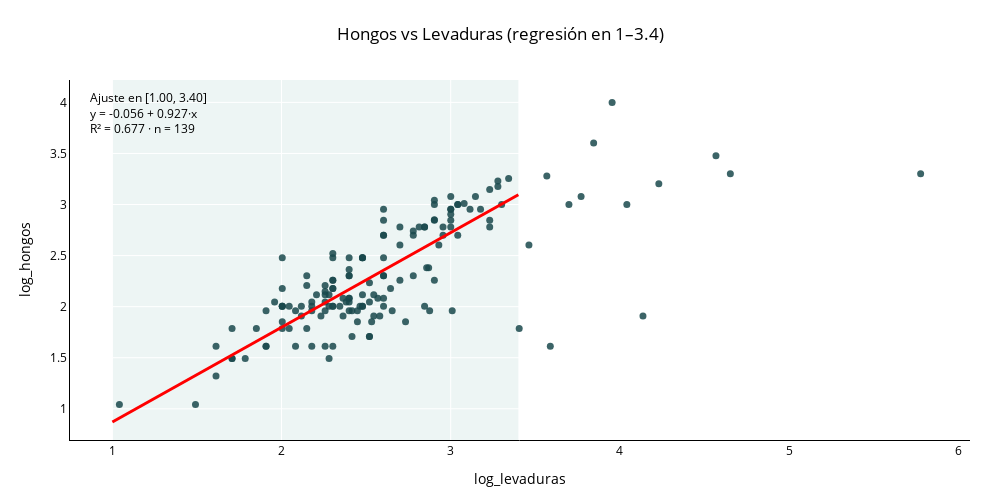

Write notebook code for a chart like this one.
### Code cell
fig = scatter_regresion_rango_corporativo(
    r,
    x="log_levaduras",
    y="log_hongos",
    fit_range_x=(1.0, 3.4),
    solo_positivos=True,
    title="Hongos vs Levaduras (regresión en 1–3.4)",
    #output_html=f"{ROOT_IMAGEN}/reg_hongos_vs_levaduras_rango.html",
    reg_line_color="#FF0000"  # ← rojo
)
fig.show()
s3.save_plotly_html(fig, "reg_hongos_vs_levaduras_rango.html")

### Figure 1 — Plotly figure (JSON) as saved in the notebook; plotly's stock layout.template omitted (floating-point values rounded to 4 significant figures; data arrays with more than 128 entries replaced by an {"elided": "..."} marker saying what was removed)
{"data": [{"marker": {"color": "#1A494C", "opacity": 0.85, "size": 7}, "mode": "markers", "name": "Datos", "type": "scatter", "x": {"elided": "153 float values"}, "y": {"elided": "153 float values"}}, {"line": {"color": "#FF0000", "width": 3}, "mode": "lines", "name": "Regresión (rango)", "type": "scatter", "x": [1, 3.4], "y": [0.8708, 3.095]}], "layout": {"annotations": [{"align": "left", "bgcolor": "rgba(0,0,0,0)", "font": {"color": "black"}, "showarrow": false, "text": "Ajuste en [1.00, 3.40]<br>y = -0.056 + 0.927·x<br>R² = 0.677 · n = 139", "x": 0.02, "xref": "paper", "y": 0.98, "yref": "paper"}], "font": {"color": "black"}, "height": 500, "margin": {"b": 60, "l": 70, "r": 30, "t": 80}, "paper_bgcolor": "rgba(0,0,0,0)", "plot_bgcolor": "rgba(0,0,0,0)", "shapes": [{"fillcolor": "rgba(28, 128, 116, 0.08)", "layer": "below", "line": {"width": 0}, "type": "rect", "x0": 1, "x1": 3.4, "xref": "x", "y0": 0, "y1": 1, "yref": "y domain"}], "showlegend": false, "title": {"text": "Hongos vs Levaduras (regresión en 1–3.4)", "x": 0.5}, "width": 1000, "xaxis": {"linecolor": "black", "showline": true, "tickfont": {"color": "black"}, "title": {"font": {"color": "black"}, "text": "log_levaduras"}}, "yaxis": {"linecolor": "black", "showline": true, "tickfont": {"color": "black"}, "title": {"font": {"color": "black"}, "text": "log_hongos"}}}}
